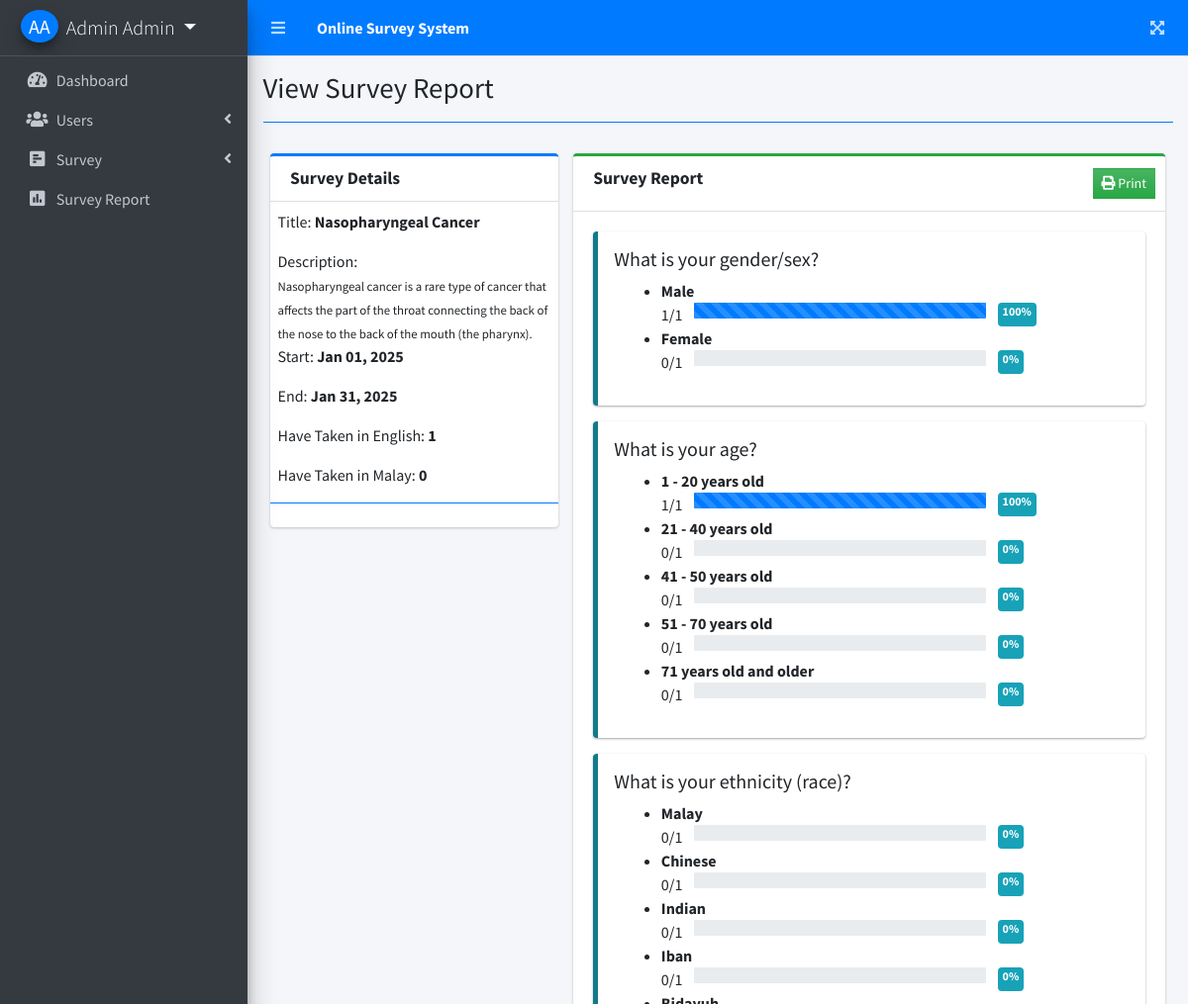
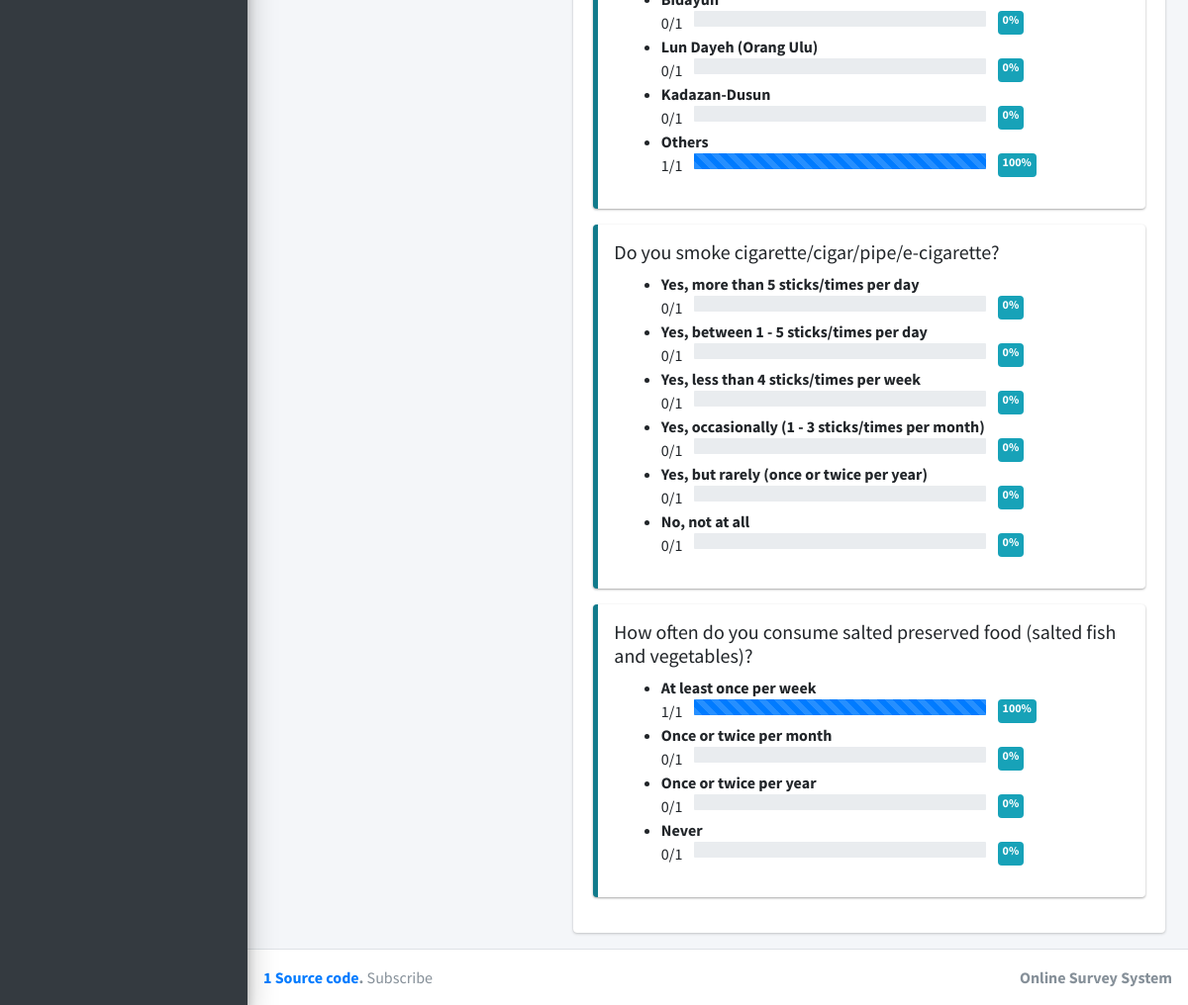
The page /admin/index.php?page=view_survey_report&id=7 (signed in) on the database its author committed (2 pictures, top to bottom).
### tables this page shows
CREATE TABLE `questions` (
  `id` int(30) NOT NULL,
  `question` text NOT NULL,
  `more_info` text NOT NULL,
  `frm_option` text NOT NULL,
  `type` varchar(50) NOT NULL,
  `order_by` int(11) NOT NULL,
  `lang` varchar(10) NOT NULL,
  `survey_id` int(30) NOT NULL,
  `date_created` datetime NOT NULL DEFAULT current_timestamp()
);

### admin/view_survey_report.php (the view, shortened to what this page needs)
<?php include 'db_connect.php' ?>
<?php
$qry = $conn->query("SELECT * FROM survey_set where id = ".$_GET['id'])->fetch_array();
foreach($qry as $k => $v){
	if($k == 'title')
		$k = 'stitle';
}
$taken = $conn->query("SELECT distinct(user_id) from answers a inner join questions q on q.id = a.question_id where a.survey_id ={$id} and q.lang = 'eng'")->num_rows;
$taken_malay = $conn->query("SELECT distinct(user_id) from answers a inner join questions q on q.id = a.question_id where a.survey_id ={$id} and q.lang = 'malay'")->num_rows;
$answers = $conn->query("SELECT a.*,q.type,q.lang from answers a inner join questions q on q.id = a.question_id where a.survey_id ={$id}");
$ans = array();
while($row=$answers->fetch_assoc()){
	if($row['type'] == 'radio_opt'){
		$ans[$row['question_id']][$row['answer']][$row['lang']][] = 1;
	}
}
?>
<div class="col-lg-12">
	<div class="row">
		<div class="col-md-4">
			<div class="card card-outline card-primary">
				<div class="card-header">
					<h3 class="card-title"><b>Survey Details</b></h3>
				</div>
				<div class="card-body p-0 py-2">
					<div class="container-fluid">
						<p>Title: <b><?php echo $stitle ?></b></p>
						<p class="mb-0">Description:</p>
						<small><?php echo $description; ?></small>
						<p>Start: <b><?php echo date("M d, Y",strtotime($start_date)) ?></b></p>
						<p>End: <b><?php echo date("M d, Y",strtotime($end_date)) ?></b></p>
						<p>Have Taken in English: <b><?php echo number_format($taken) ?></b></p>
						<p>Have Taken in Malay: <b><?php echo number_format($taken_malay) ?></b></p>
					</div>
					<hr class="border-primary">
				</div>
			</div>
		</div>
		<div class="col-md-8">
			<div class="card card-outline card-success">
				<div class="card-header">
					<h3 class="card-title"><b>Survey Report</b></h3>
					<div class="card-tools">
						<button class="btn btn-flat btn-sm bg-gradient-success" type="button" id="print"><i class="fa fa-print"></i> Print</button>
					</div>
				</div>
				<div class="card-body ui-sortable">
					<?php
					$question = $conn->query("SELECT * FROM questions where survey_id = $id order by abs(order_by) asc,abs(id) asc");
					while($row=$question->fetch_assoc()):
					?>
					<div class="callout callout-info">
						<h5><?php echo $row['question'] ?></h5>
						<div class="col-md-12">
							<?php if($row['type'] != 'textfield_s'):?>
								<ul>
							<?php foreach(json_decode($row['frm_option']) as $k => $v):
								if($row['lang'] == 'eng')
									$currTaken = $taken;
								else if($row['lang'] == 'malay')
									$currTaken = $taken_malay;
								if(!$currTaken == 0){
									$prog = ((isset($ans[$row['id']][$k][$row['lang']]) ? count($ans[$row['id']][$k][$row['lang']]) : 0) / $currTaken) * 100;
									$prog = round($prog,2);
								}
								else
									$prog = 0;
								?>
								<li>
									<div class="d-block w-100">
										<b><?php echo $v->label ?></b>
									</div>
									<div class="d-flex w-100">
									<span class=""><?php echo isset($ans[$row['id']][$k][$row['lang']]) ? count($ans[$row['id']][$k][$row['lang']]) : 0 ?>/<?php echo $currTaken ?></span>
									<div class="mx-1 col-sm-8"">
									<div class="progress w-100" >
					                  <div class="progress-bar bg-primary progress-bar-striped" role="progressbar" aria-valuenow="40" aria-valuemin="0" aria-valuemax="100" style="width: <?php echo $prog ?>%">
					                  </div>
					                </div>
					                </div>
					                <span class="badge badge-info"><?php echo $prog ?>%</span>
									</div>
								</li>
								<?php endforeach; ?>
								</ul>
						<?php endif; ?>
						</div>
					</div>
					<?php endwhile; ?>
				</div>
			</div>
		</div>
	</div>
</div>

### rows shown on the page
questions: question "What is your gender/sex?", label "Male", count($ans[$row['id']][$k][$row['lang']]) "1", currTaken "1", prog "100", label "Female", prog "0"
questions: question "What is your age?", label "1 - 20 years old", count($ans[$row['id']][$k][$row['lang']]) "1", currTaken "1", prog "100", label "21 - 40 years old", prog "0", label "41 - 50 years old", label "51 - 70 years old", label "71 years old and older"
questions: question "What is your ethnicity (race)?", label "Malay", currTaken "1", prog "0", label "Chinese", label "Indian", label "Iban", label "Bidayuh", label "Lun Dayeh (Orang Ulu)", label "Kadazan-Dusun", label "Others", count($ans[$row['id']][$k][$row['lang']]) "1", prog "100"
questions: question "Do you smoke cigarette/cigar/pipe/e-cigarette?", label "Yes, more than 5 sticks/times per day", currTaken "1", prog "0", label "Yes, between 1 - 5 sticks/times per day", label "Yes, less than 4 sticks/times per week", label "Yes, occasionally (1 - 3 sticks/times per month)", label "Yes, but rarely (once or twice per year)", label "No, not at all"
questions: question "How often do you consume salted preserved food (salted fish and vegetables)?", label "At least once per week", count($ans[$row['id']][$k][$row['lang']]) "1", currTaken "1", prog "100", label "Once or twice per month", prog "0", label "Once or twice per year", label "Never"

### other values the page prints
$_SESSION['login_firstname'].' '.$_SESSION['login_lastname'] "Admin Admin"
$title "View Survey Report"
$stitle "Nasopharyngeal Cancer"
$description "Nasopharyngeal cancer is a rare type of cancer that affects the part of the throat connecting the back of the nose to the back of the mouth (the pharynx)."
date("M d, Y",strtotime($start_date)) "Jan 01, 2025"
date("M d, Y",strtotime($end_date)) "Jan 31, 2025"
$taken "1"
$taken_malay "0"
